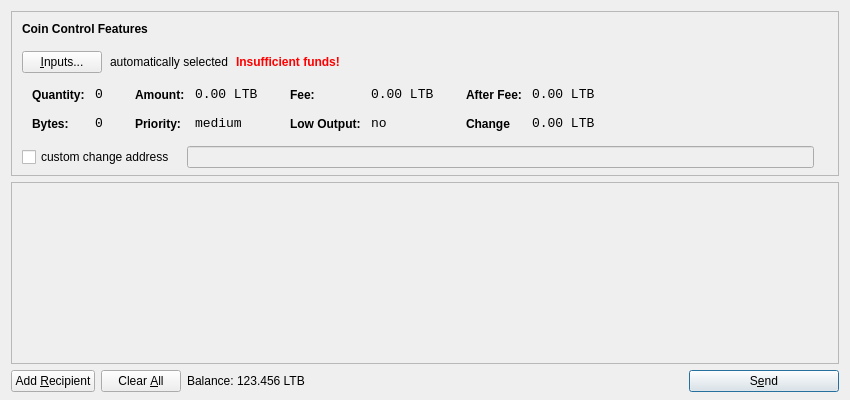
<?xml version="1.0" encoding="UTF-8"?>
<ui version="4.0">
 <class>SendCoinsDialog</class>
 <widget class="QDialog" name="SendCoinsDialog">
  <property name="geometry">
   <rect>
    <x>0</x>
    <y>0</y>
    <width>850</width>
    <height>400</height>
   </rect>
  </property>
  <property name="windowTitle">
   <string>Send Coins</string>
  </property>
  <layout class="QVBoxLayout" name="verticalLayout" stretch="0,1,0">
   <property name="bottomMargin">
    <number>8</number>
   </property>
   <item>
    <widget class="QFrame" name="frameCoinControl">
     <property name="sizePolicy">
      <sizepolicy hsizetype="Expanding" vsizetype="Expanding">
       <horstretch>0</horstretch>
       <verstretch>0</verstretch>
      </sizepolicy>
     </property>
     <property name="maximumSize">
      <size>
       <width>16777215</width>
       <height>16777215</height>
      </size>
     </property>
     <property name="frameShape">
      <enum>QFrame::StyledPanel</enum>
     </property>
     <property name="frameShadow">
      <enum>QFrame::Sunken</enum>
     </property>
     <layout class="QVBoxLayout" name="verticalLayoutCoinControl2">
      <property name="spacing">
       <number>6</number>
      </property>
      <property name="leftMargin">
       <number>0</number>
      </property>
      <property name="topMargin">
       <number>0</number>
      </property>
      <property name="rightMargin">
       <number>0</number>
      </property>
      <property name="bottomMargin">
       <number>6</number>
      </property>
      <item>
       <layout class="QVBoxLayout" name="verticalLayoutCoinControl" stretch="0,0,0,0,1">
        <property name="spacing">
         <number>0</number>
        </property>
        <property name="leftMargin">
         <number>10</number>
        </property>
        <property name="topMargin">
         <number>10</number>
        </property>
        <item>
         <layout class="QHBoxLayout" name="horizontalLayoutCoinControl1">
          <property name="bottomMargin">
           <number>15</number>
          </property>
          <item>
           <widget class="QLabel" name="labelCoinControlFeatures">
            <property name="sizePolicy">
             <sizepolicy hsizetype="Preferred" vsizetype="Maximum">
              <horstretch>0</horstretch>
              <verstretch>0</verstretch>
             </sizepolicy>
            </property>
            <property name="font">
             <font>
              <weight>75</weight>
              <bold>true</bold>
             </font>
            </property>
            <property name="styleSheet">
             <string notr="true">font-weight:bold;</string>
            </property>
            <property name="text">
             <string>Coin Control Features</string>
            </property>
           </widget>
          </item>
         </layout>
        </item>
        <item>
         <layout class="QHBoxLayout" name="horizontalLayoutCoinControl2" stretch="0,0,0,0">
          <property name="spacing">
           <number>8</number>
          </property>
          <property name="bottomMargin">
           <number>10</number>
          </property>
          <item>
           <widget class="QPushButton" name="pushButtonCoinControl">
            <property name="styleSheet">
             <string notr="true"/>
            </property>
            <property name="text">
             <string>&amp;Inputs...</string>
            </property>
           </widget>
          </item>
          <item>
           <widget class="QLabel" name="labelCoinControlAutomaticallySelected">
            <property name="text">
             <string>automatically selected</string>
            </property>
            <property name="margin">
             <number>5</number>
            </property>
           </widget>
          </item>
          <item>
           <widget class="QLabel" name="labelCoinControlInsuffFunds">
            <property name="font">
             <font>
              <weight>75</weight>
              <bold>true</bold>
             </font>
            </property>
            <property name="styleSheet">
             <string notr="true">color:red;font-weight:bold;</string>
            </property>
            <property name="text">
             <string>Insufficient funds!</string>
            </property>
            <property name="margin">
             <number>5</number>
            </property>
           </widget>
          </item>
          <item>
           <spacer name="horizontalSpacerCoinControl">
            <property name="orientation">
             <enum>Qt::Horizontal</enum>
            </property>
            <property name="sizeHint" stdset="0">
             <size>
              <width>40</width>
              <height>1</height>
             </size>
            </property>
           </spacer>
          </item>
         </layout>
        </item>
        <item>
         <widget class="QWidget" name="widgetCoinControl" native="true">
          <property name="sizePolicy">
           <sizepolicy hsizetype="Preferred" vsizetype="Preferred">
            <horstretch>0</horstretch>
            <verstretch>0</verstretch>
           </sizepolicy>
          </property>
          <property name="minimumSize">
           <size>
            <width>0</width>
            <height>0</height>
           </size>
          </property>
          <property name="styleSheet">
           <string notr="true"/>
          </property>
          <layout class="QHBoxLayout" name="horizontalLayoutCoinControl5">
           <property name="leftMargin">
            <number>0</number>
           </property>
           <property name="topMargin">
            <number>0</number>
           </property>
           <property name="rightMargin">
            <number>0</number>
           </property>
           <property name="bottomMargin">
            <number>0</number>
           </property>
           <item>
            <layout class="QHBoxLayout" name="horizontalLayoutCoinControl3" stretch="0,0,0,1">
             <property name="spacing">
              <number>20</number>
             </property>
             <property name="topMargin">
              <number>0</number>
             </property>
             <property name="bottomMargin">
              <number>10</number>
             </property>
             <item>
              <layout class="QFormLayout" name="formLayoutCoinControl1">
               <property name="horizontalSpacing">
                <number>10</number>
               </property>
               <property name="verticalSpacing">
                <number>14</number>
               </property>
               <property name="leftMargin">
                <number>10</number>
               </property>
               <property name="topMargin">
                <number>4</number>
               </property>
               <property name="rightMargin">
                <number>6</number>
               </property>
               <item row="0" column="0">
                <widget class="QLabel" name="labelCoinControlQuantityText">
                 <property name="styleSheet">
                  <string notr="true">font-weight:bold;</string>
                 </property>
                 <property name="text">
                  <string>Quantity:</string>
                 </property>
                 <property name="margin">
                  <number>0</number>
                 </property>
                </widget>
               </item>
               <item row="0" column="1">
                <widget class="QLabel" name="labelCoinControlQuantity">
                 <property name="font">
                  <font>
                   <family>Monospace</family>
                   <pointsize>10</pointsize>
                  </font>
                 </property>
                 <property name="cursor">
                  <cursorShape>IBeamCursor</cursorShape>
                 </property>
                 <property name="contextMenuPolicy">
                  <enum>Qt::ActionsContextMenu</enum>
                 </property>
                 <property name="text">
                  <string>0</string>
                 </property>
                 <property name="margin">
                  <number>0</number>
                 </property>
                 <property name="textInteractionFlags">
                  <set>Qt::LinksAccessibleByMouse|Qt::TextSelectableByKeyboard|Qt::TextSelectableByMouse</set>
                 </property>
                </widget>
               </item>
               <item row="1" column="0">
                <widget class="QLabel" name="labelCoinControlBytesText">
                 <property name="styleSheet">
                  <string notr="true">font-weight:bold;</string>
                 </property>
                 <property name="text">
                  <string>Bytes:</string>
                 </property>
                </widget>
               </item>
               <item row="1" column="1">
                <widget class="QLabel" name="labelCoinControlBytes">
                 <property name="font">
                  <font>
                   <family>Monospace</family>
                   <pointsize>10</pointsize>
                  </font>
                 </property>
                 <property name="cursor">
                  <cursorShape>IBeamCursor</cursorShape>
                 </property>
                 <property name="contextMenuPolicy">
                  <enum>Qt::ActionsContextMenu</enum>
                 </property>
                 <property name="text">
                  <string>0</string>
                 </property>
                 <property name="textInteractionFlags">
                  <set>Qt::LinksAccessibleByMouse|Qt::TextSelectableByKeyboard|Qt::TextSelectableByMouse</set>
                 </property>
                </widget>
               </item>
              </layout>
             </item>
             <item>
              <layout class="QFormLayout" name="formLayoutCoinControl2">
               <property name="horizontalSpacing">
                <number>10</number>
               </property>
               <property name="verticalSpacing">
                <number>14</number>
               </property>
               <property name="leftMargin">
                <number>6</number>
               </property>
               <property name="topMargin">
                <number>4</number>
               </property>
               <property name="rightMargin">
                <number>6</number>
               </property>
               <item row="0" column="0">
                <widget class="QLabel" name="labelCoinControlAmountText">
                 <property name="styleSheet">
                  <string notr="true">font-weight:bold;</string>
                 </property>
                 <property name="text">
                  <string>Amount:</string>
                 </property>
                 <property name="margin">
                  <number>0</number>
                 </property>
                </widget>
               </item>
               <item row="0" column="1">
                <widget class="QLabel" name="labelCoinControlAmount">
                 <property name="font">
                  <font>
                   <family>Monospace</family>
                   <pointsize>10</pointsize>
                  </font>
                 </property>
                 <property name="cursor">
                  <cursorShape>IBeamCursor</cursorShape>
                 </property>
                 <property name="contextMenuPolicy">
                  <enum>Qt::ActionsContextMenu</enum>
                 </property>
                 <property name="text">
                  <string>0.00 LTB</string>
                 </property>
                 <property name="textInteractionFlags">
                  <set>Qt::LinksAccessibleByMouse|Qt::TextSelectableByKeyboard|Qt::TextSelectableByMouse</set>
                 </property>
                </widget>
               </item>
               <item row="1" column="0">
                <widget class="QLabel" name="labelCoinControlPriorityText">
                 <property name="styleSheet">
                  <string notr="true">font-weight:bold;</string>
                 </property>
                 <property name="text">
                  <string>Priority:</string>
                 </property>
                </widget>
               </item>
               <item row="1" column="1">
                <widget class="QLabel" name="labelCoinControlPriority">
                 <property name="font">
                  <font>
                   <family>Monospace</family>
                   <pointsize>10</pointsize>
                  </font>
                 </property>
                 <property name="cursor">
                  <cursorShape>IBeamCursor</cursorShape>
                 </property>
                 <property name="contextMenuPolicy">
                  <enum>Qt::ActionsContextMenu</enum>
                 </property>
                 <property name="text">
                  <string>medium</string>
                 </property>
                 <property name="textInteractionFlags">
                  <set>Qt::LinksAccessibleByMouse|Qt::TextSelectableByKeyboard|Qt::TextSelectableByMouse</set>
                 </property>
                </widget>
               </item>
              </layout>
             </item>
             <item>
              <layout class="QFormLayout" name="formLayoutCoinControl3">
               <property name="horizontalSpacing">
                <number>10</number>
               </property>
               <property name="verticalSpacing">
                <number>14</number>
               </property>
               <property name="leftMargin">
                <number>6</number>
               </property>
               <property name="topMargin">
                <number>4</number>
               </property>
               <property name="rightMargin">
                <number>6</number>
               </property>
               <item row="0" column="0">
                <widget class="QLabel" name="labelCoinControlFeeText">
                 <property name="styleSheet">
                  <string notr="true">font-weight:bold;</string>
                 </property>
                 <property name="text">
                  <string>Fee:</string>
                 </property>
                 <property name="margin">
                  <number>0</number>
                 </property>
                </widget>
               </item>
               <item row="0" column="1">
                <widget class="QLabel" name="labelCoinControlFee">
                 <property name="font">
                  <font>
                   <family>Monospace</family>
                   <pointsize>10</pointsize>
                  </font>
                 </property>
                 <property name="cursor">
                  <cursorShape>IBeamCursor</cursorShape>
                 </property>
                 <property name="contextMenuPolicy">
                  <enum>Qt::ActionsContextMenu</enum>
                 </property>
                 <property name="text">
                  <string>0.00 LTB</string>
                 </property>
                 <property name="textInteractionFlags">
                  <set>Qt::LinksAccessibleByMouse|Qt::TextSelectableByKeyboard|Qt::TextSelectableByMouse</set>
                 </property>
                </widget>
               </item>
               <item row="1" column="0">
                <widget class="QLabel" name="labelCoinControlLowOutputText">
                 <property name="styleSheet">
                  <string notr="true">font-weight:bold;</string>
                 </property>
                 <property name="text">
                  <string>Low Output:</string>
                 </property>
                </widget>
               </item>
               <item row="1" column="1">
                <widget class="QLabel" name="labelCoinControlLowOutput">
                 <property name="font">
                  <font>
                   <family>Monospace</family>
                   <pointsize>10</pointsize>
                  </font>
                 </property>
                 <property name="cursor">
                  <cursorShape>IBeamCursor</cursorShape>
                 </property>
                 <property name="contextMenuPolicy">
                  <enum>Qt::ActionsContextMenu</enum>
                 </property>
                 <property name="text">
                  <string>no</string>
                 </property>
                 <property name="textInteractionFlags">
                  <set>Qt::LinksAccessibleByMouse|Qt::TextSelectableByKeyboard|Qt::TextSelectableByMouse</set>
                 </property>
                </widget>
               </item>
              </layout>
             </item>
             <item>
              <layout class="QFormLayout" name="formLayoutCoinControl4">
               <property name="horizontalSpacing">
                <number>10</number>
               </property>
               <property name="verticalSpacing">
                <number>14</number>
               </property>
               <property name="leftMargin">
                <number>6</number>
               </property>
               <property name="topMargin">
                <number>4</number>
               </property>
               <property name="rightMargin">
                <number>6</number>
               </property>
               <item row="0" column="0">
                <widget class="QLabel" name="labelCoinControlAfterFeeText">
                 <property name="styleSheet">
                  <string notr="true">font-weight:bold;</string>
                 </property>
                 <property name="text">
                  <string>After Fee:</string>
                 </property>
                 <property name="margin">
                  <number>0</number>
                 </property>
                </widget>
               </item>
               <item row="0" column="1">
                <widget class="QLabel" name="labelCoinControlAfterFee">
                 <property name="font">
                  <font>
                   <family>Monospace</family>
                   <pointsize>10</pointsize>
                  </font>
                 </property>
                 <property name="cursor">
                  <cursorShape>IBeamCursor</cursorShape>
                 </property>
                 <property name="contextMenuPolicy">
                  <enum>Qt::ActionsContextMenu</enum>
                 </property>
                 <property name="text">
                  <string>0.00 LTB</string>
                 </property>
                 <property name="textInteractionFlags">
                  <set>Qt::LinksAccessibleByMouse|Qt::TextSelectableByKeyboard|Qt::TextSelectableByMouse</set>
                 </property>
                </widget>
               </item>
               <item row="1" column="0">
                <widget class="QLabel" name="labelCoinControlChangeText">
                 <property name="styleSheet">
                  <string notr="true">font-weight:bold;</string>
                 </property>
                 <property name="text">
                  <string>Change</string>
                 </property>
                </widget>
               </item>
               <item row="1" column="1">
                <widget class="QLabel" name="labelCoinControlChange">
                 <property name="font">
                  <font>
                   <family>Monospace</family>
                   <pointsize>10</pointsize>
                  </font>
                 </property>
                 <property name="cursor">
                  <cursorShape>IBeamCursor</cursorShape>
                 </property>
                 <property name="contextMenuPolicy">
                  <enum>Qt::ActionsContextMenu</enum>
                 </property>
                 <property name="text">
                  <string>0.00 LTB</string>
                 </property>
                 <property name="textInteractionFlags">
                  <set>Qt::LinksAccessibleByMouse|Qt::TextSelectableByKeyboard|Qt::TextSelectableByMouse</set>
                 </property>
                </widget>
               </item>
              </layout>
             </item>
            </layout>
           </item>
          </layout>
         </widget>
        </item>
        <item>
         <layout class="QHBoxLayout" name="horizontalLayoutCoinControl4" stretch="0,0,0">
          <property name="spacing">
           <number>12</number>
          </property>
          <property name="sizeConstraint">
           <enum>QLayout::SetDefaultConstraint</enum>
          </property>
          <property name="topMargin">
           <number>5</number>
          </property>
          <property name="rightMargin">
           <number>5</number>
          </property>
          <item>
           <widget class="QCheckBox" name="checkBoxCoinControlChange">
            <property name="text">
             <string>custom change address</string>
            </property>
           </widget>
          </item>
          <item>
           <widget class="QLineEdit" name="lineEditCoinControlChange">
            <property name="enabled">
             <bool>false</bool>
            </property>
            <property name="sizePolicy">
             <sizepolicy hsizetype="Expanding" vsizetype="Fixed">
              <horstretch>0</horstretch>
              <verstretch>0</verstretch>
             </sizepolicy>
            </property>
           </widget>
          </item>
          <item>
           <widget class="QLabel" name="labelCoinControlChangeLabel">
            <property name="sizePolicy">
             <sizepolicy hsizetype="Preferred" vsizetype="Expanding">
              <horstretch>0</horstretch>
              <verstretch>0</verstretch>
             </sizepolicy>
            </property>
            <property name="minimumSize">
             <size>
              <width>0</width>
              <height>0</height>
             </size>
            </property>
            <property name="text">
             <string/>
            </property>
            <property name="margin">
             <number>3</number>
            </property>
           </widget>
          </item>
         </layout>
        </item>
        <item>
         <spacer name="verticalSpacerCoinControl">
          <property name="orientation">
           <enum>Qt::Vertical</enum>
          </property>
          <property name="sizeHint" stdset="0">
           <size>
            <width>800</width>
            <height>1</height>
           </size>
          </property>
         </spacer>
        </item>
       </layout>
      </item>
     </layout>
    </widget>
   </item>
   <item>
    <widget class="QScrollArea" name="scrollArea">
     <property name="widgetResizable">
      <bool>true</bool>
     </property>
     <widget class="QWidget" name="scrollAreaWidgetContents">
      <property name="geometry">
       <rect>
        <x>0</x>
        <y>0</y>
        <width>830</width>
        <height>173</height>
       </rect>
      </property>
      <layout class="QVBoxLayout" name="verticalLayout_2">
       <property name="leftMargin">
        <number>0</number>
       </property>
       <property name="topMargin">
        <number>0</number>
       </property>
       <property name="rightMargin">
        <number>0</number>
       </property>
       <property name="bottomMargin">
        <number>0</number>
       </property>
       <item>
        <layout class="QVBoxLayout" name="entries">
         <property name="spacing">
          <number>6</number>
         </property>
        </layout>
       </item>
       <item>
        <spacer name="verticalSpacer">
         <property name="orientation">
          <enum>Qt::Vertical</enum>
         </property>
         <property name="sizeHint" stdset="0">
          <size>
           <width>20</width>
           <height>40</height>
          </size>
         </property>
        </spacer>
       </item>
      </layout>
     </widget>
    </widget>
   </item>
   <item>
    <layout class="QHBoxLayout" name="horizontalLayout">
     <item>
      <widget class="QPushButton" name="addButton">
       <property name="toolTip">
        <string>Send to multiple recipients at once</string>
       </property>
       <property name="text">
        <string>Add &amp;Recipient</string>
       </property>
       <property name="icon">
        <iconset resource="../bitcoin.qrc">
         <normaloff>:/icons/add</normaloff>:/icons/add</iconset>
       </property>
       <property name="autoDefault">
        <bool>false</bool>
       </property>
      </widget>
     </item>
     <item>
      <widget class="QPushButton" name="clearButton">
       <property name="sizePolicy">
        <sizepolicy hsizetype="Minimum" vsizetype="Fixed">
         <horstretch>0</horstretch>
         <verstretch>0</verstretch>
        </sizepolicy>
       </property>
       <property name="toolTip">
        <string>Remove all transaction fields</string>
       </property>
       <property name="text">
        <string>Clear &amp;All</string>
       </property>
       <property name="icon">
        <iconset resource="../bitcoin.qrc">
         <normaloff>:/icons/remove</normaloff>:/icons/remove</iconset>
       </property>
       <property name="autoRepeatDelay">
        <number>300</number>
       </property>
       <property name="autoDefault">
        <bool>false</bool>
       </property>
      </widget>
     </item>
     <item>
      <layout class="QHBoxLayout" name="horizontalLayout_2">
       <property name="spacing">
        <number>3</number>
       </property>
       <item>
        <widget class="QLabel" name="label">
         <property name="text">
          <string>Balance:</string>
         </property>
        </widget>
       </item>
       <item>
        <widget class="QLabel" name="labelBalance">
         <property name="cursor">
          <cursorShape>IBeamCursor</cursorShape>
         </property>
         <property name="text">
          <string>123.456 LTB</string>
         </property>
         <property name="textInteractionFlags">
          <set>Qt::LinksAccessibleByMouse|Qt::TextSelectableByKeyboard|Qt::TextSelectableByMouse</set>
         </property>
        </widget>
       </item>
      </layout>
     </item>
     <item>
      <spacer name="horizontalSpacer">
       <property name="orientation">
        <enum>Qt::Horizontal</enum>
       </property>
       <property name="sizeHint" stdset="0">
        <size>
         <width>40</width>
         <height>20</height>
        </size>
       </property>
      </spacer>
     </item>
     <item>
      <widget class="QPushButton" name="sendButton">
       <property name="minimumSize">
        <size>
         <width>150</width>
         <height>0</height>
        </size>
       </property>
       <property name="toolTip">
        <string>Confirm the send action</string>
       </property>
       <property name="text">
        <string>S&amp;end</string>
       </property>
       <property name="icon">
        <iconset resource="../bitcoin.qrc">
         <normaloff>:/icons/send</normaloff>:/icons/send</iconset>
       </property>
       <property name="default">
        <bool>true</bool>
       </property>
      </widget>
     </item>
    </layout>
   </item>
  </layout>
 </widget>
 <resources>
  <include location="../bitcoin.qrc"/>
 </resources>
 <connections/>
</ui>
